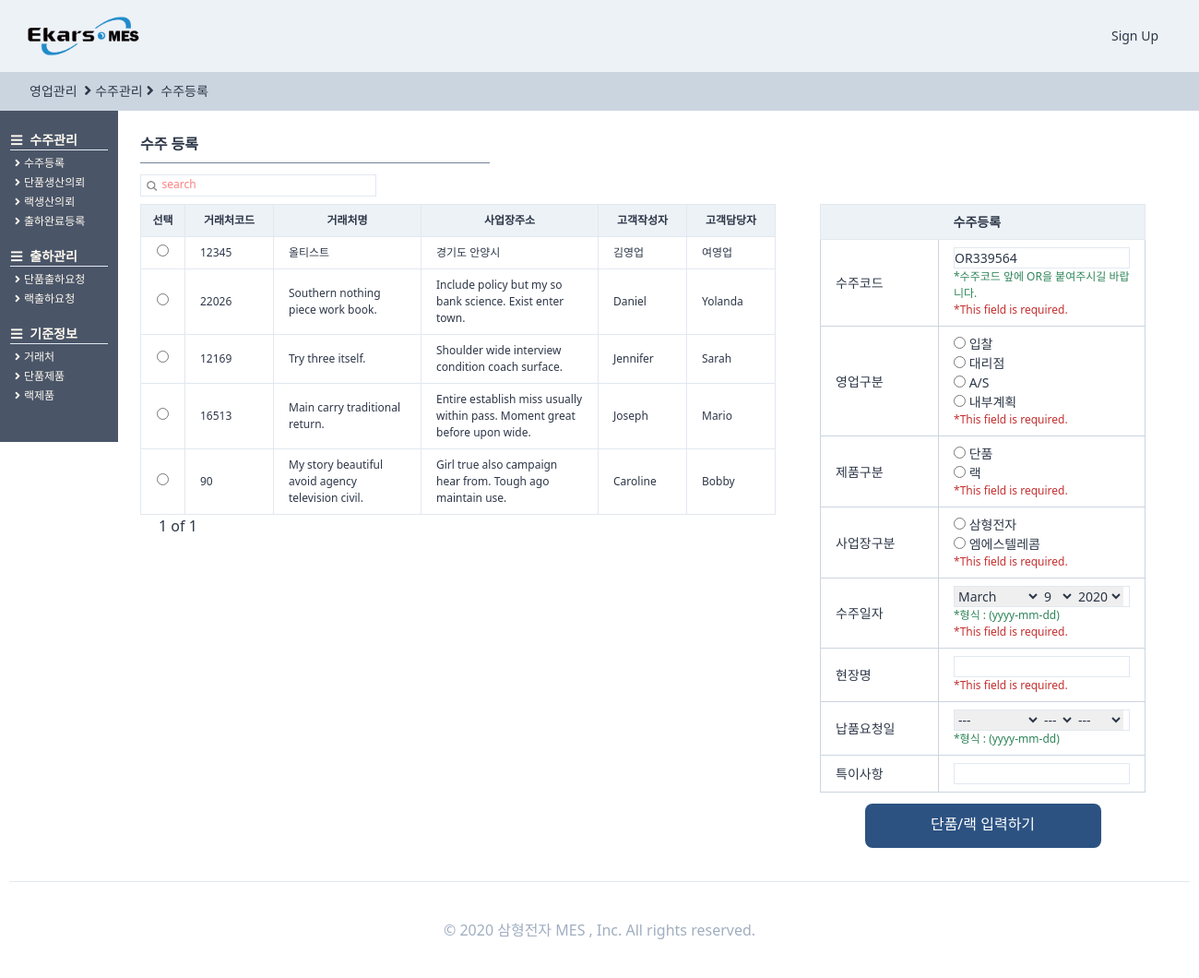
Page /orders/orderregister/ on the earlier database version.
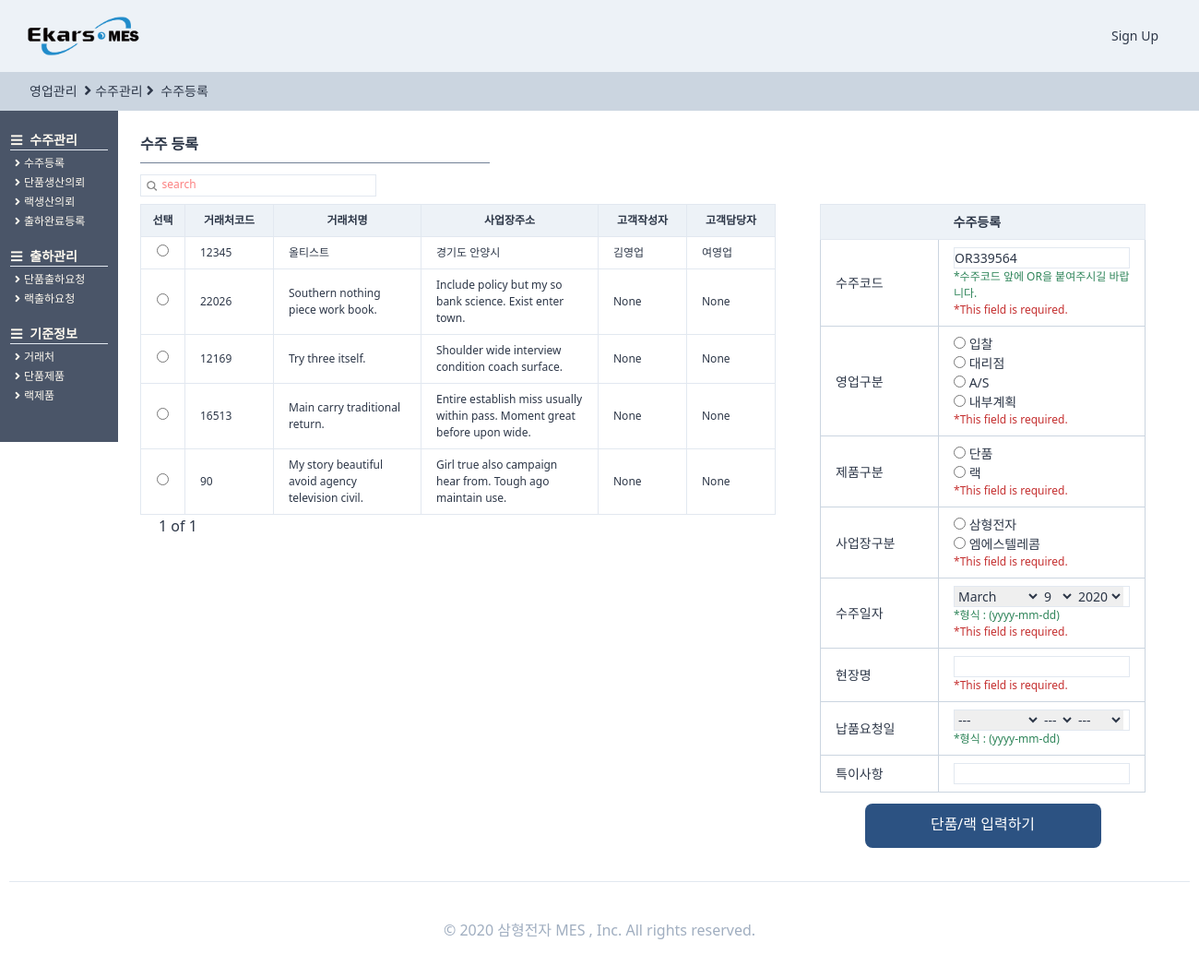
Same page on the later database version.
### StandardInformation/models.py (models this page shows, shortened)
class CustomerPartner(TimeStampedModel):
    고객 = "고객"
    대리점 = "대리점"
    공급처 = "공급처"
    거래처_CHOICES = (
        (고객, "고객"),
        (대리점, "대리점"),
        (공급처, "공급처"),
    )
    고객작성자 = models.ForeignKey(
        "users.User", related_name="고객거래처작성자", on_delete=models.SET_NULL, null=True
    )
    작성일 = models.DateField(auto_now=True, auto_now_add=False)
    거래처구분 = models.CharField(choices=거래처_CHOICES, max_length=4, default=공급처)
    거래처코드 = models.CharField(max_length=50, null=True)
    거래처명 = models.CharField(max_length=70, null=True)
    사업자등록번호 = models.CharField(max_length=50, null=True)
    고객담당자 = models.ForeignKey(
        "users.User", related_name="고객거래처담당자", on_delete=models.SET_NULL, null=True
    )
    연락처 = models.CharField(max_length=50, blank=True)
    이메일 = models.EmailField(max_length=254)
    사업장주소 = models.CharField(max_length=70, blank=True, null=True)
    사업자등록증첨부 = models.FileField(blank=True, null=True)
    특이사항 = models.TextField(blank=True, null=True)
    사용여부 = models.BooleanField(default=False)
    class Meta:
        verbose_name = "고객"
        verbose_name_plural = "고객"

### users/models.py (models this page shows)
class User(AbstractUser,TimeStampedModel):
    부서 = models.ForeignKey(
        "Part", related_name="user", on_delete=models.CASCADE, null=True
    )
    class Meta:
        verbose_name = "사용자"
        verbose_name_plural = "사용자"
    def __str__(self):
        return self.first_name

### orders/views.py (the view, shortened to what this page needs)
# urls.py: path("orderregister/", views.orderregister, name="orderregister"),
def orderregister(request):
    def give_number():
        while True:
            n = randint(1, 999999)
            num = str(n).zfill(6)
            code = "OR" + num
            obj = models.OrderRegister.objects.get_or_none(수주코드=code)
            if obj:
                pass
            else:
                return code
    form = forms.UploadOrderForm(request.POST)
    code = give_number()
    now = timezone.now().date()
    form.initial = {"수주코드": code, "수주일자": now}
    search = request.GET.get("search")
    if search is None:
        customer = SI_models.CustomerPartner.objects.all().order_by("-created")
        s_bool = False
    pagediv = 10
    totalpage = int(math.ceil(len(customer) / pagediv))
    paginator = Paginator(customer, pagediv, orphans=0)
    page = request.GET.get("page", "1")
    customer = paginator.get_page(page)
    nextpage = int(page) + 1
    previouspage = int(page) - 1
    notsamebool = True
    seletelist = ["제품구분", "영업구분", "사업장구분"]
    if int(page) == totalpage:
        notsamebool = False
    if (search is None) or (search == ""):
        search = "search"
    return render(
        request,
        "orders/orderregister.html",
        {
            "customer": customer,
            "form": form,
            "search": search,
            "page": page,
            "totalpage": totalpage,
            "notsamebool": notsamebool,
            "nextpage": nextpage,
            "previouspage": previouspage,
            "s_bool": s_bool,
            "seletelist": seletelist,
        },
    )

### core/managers.py (called while the page is built)
    def get_or_none(self, **kwargs):
        try:
            return self.get(**kwargs)
        except self.model.DoesNotExist:
            return None

### orders/forms.py (called while the page is built, shortened)
    def clean(self):
        self.is_bound = False
        cleaned_data = super().clean()
        code = self.cleaned_data.get("수주코드")
        order = models.OrderRegister.objects.get_or_none(수주코드=code)
        거래처코드 = self.cleaned_data.get("거래처코드")
        customer = SI_models.CustomerPartner.objects.get_or_none(거래처코드=거래처코드)

### templates/orders/orderregister.html (shortened to what this page needs)
{%extends "orders/ordershome.html"%}
{%load static%}
{%block head_title%}
<i class="fas fa-angle-right mx-1 text-base"></i>수주관리<i class="fas fa-angle-right text-base mx-1"></i>
<a href="{%url "orders:orderregister"%}" class="hover:font-bold">
    수주등록
</a>
{%endblock head_title %}
{%block main_contens%}
<div class="w-11/12 h-full ml-32 -mt-6 font-normal pt-12 flex flex-row">
    <div class="flex flex-col p-6 w-full ">
        <span class="border-b w-1/3 mb-3 border-gray-600 pb-2 font-semibold text-base">수주 등록 </span>
        <div class="w-64 border h-6 mb-2">
            <form method="get" action="" class="w-full flex ">
                <button class="w-4 h-4 mt-1 ml-1  rounded-xl bg-cover bg-center"
                    style="background-image:url({% static 'img/search.png' %});"></button>
                <input name="search" placeholder={{search}}
                    class="ml-1 w-full border-none search-box text-xs font-medium placeholder-red-400 focus: outline-none" />
            </form>
        </div>
        <div class="flex ">
            <div class="flew flex-col">
                <form method="POST" class="w-full flex flex-col justify-center" enctype="multipart/form-data">
                    <table class="table-fixed font-light text-xs w-full">
                        <thead>
                            <tr>
                                <th class="border bg-gray-200 px-1 py-2 w-12">선택</th>
                                <th class="border bg-gray-200 px-4 py-2 w-24">거래처코드</th>
                                <th class="border bg-gray-200 px-4 py-2 w-40">거래처명</th>
                                <th class="border bg-gray-200 px-4 py-2 w-48">사업장주소</th>
                                <th class="border bg-gray-200 px-4 py-2 w-24">고객작성자</th>
                                <th class="border bg-gray-200 px-4 py-2 w-24">고객담당자</th>
                            </tr>
                        </thead>
                        <tbody>
                            <ul id="id_거래처코드">
                                {%for list in customer%}
                                <tr>
                                    <td class="border px-4 py-2 text-center">
                                        <label for="id_거래처코드_0"><input type="radio" name="거래처코드" value={{list.거래처코드}}
                                                required="" id="id_거래처코드_0">
                                        </label>
                                    </td>
                                    <td class="border px-4 py-2 hover:text-blue-700">
                                        {{list.거래처코드}}</td>
                                    <td class="border px-4 py-2">{{list.거래처명}}</td>
                                    <td class="border px-4 py-2">{{list.사업장주소}}</td>
                                    <td class="border px-4 py-2">{{list.고객작성자}}</td>
                                    <td class="border px-4 py-2">{{list.고객담당자}}</td>
                                </tr>
                                {%endfor%}
                            </ul>
                        </tbody>
                    </table>
                    <div class="flex ml-2">
                        <span class="mx-3 font-medium  text-base">{{page}} of
                            {{totalpage}}</span>
                    </div>
            </div>
            <div class=" flex flex-col px-12 justify-center items-center">
                <div class="w-full justify-center flex flex-col">
                    <table class="table-fixed text-sm w-full">
                        <thead>
                            <tr>
                                <th class="border border-r-0 bg-gray-200 px-4 py-2 w-32"></th>
                                <th class="border border-l-0 bg-gray-200 px-4 py-2 w-56 text-left">수주등록</th>
                            </tr>
                        </thead>
                        <tbody>
                            {% for field in form %}
                            <tr>
                                {%if field.name != "거래처코드"%}
                                <td class="border border-gray-400 px-4 py-2">
                                    {{field.name}}
                                </td>
                                <td class="border border-gray-400 px-4 py-2">
                                    <div
                                        class="  {%if field.name not in seletelist %} border hover:border-gray-500 {%endif%} w-auto  ">
                                        {{field}}</div>
                                    <div class="text-xs text-green-700 ">
                                        {{field.help_text}}
                                    </div>
                                    {% if field.errors %}
                                    {% for error in field.errors %}
                                    <div class="text-red-700 font-light text-xs">*{{error}}</div>
                                    {% endfor %}
                                    {% endif %}
                                </td>
                                {%endif%}
                            </tr>
                            {%endfor%}
                        </tbody>
                    </table>
                </div>
                <div class=" flex flex-row justify-around -mx-12">
                    <button class="btn-link bg-blue-800 text-white w-64 h-12 self-center my-3 pt-0 pb-1">
                        <div class="text-base font-medium">단품/랙 입력하기</div>
                    </button>
                </div>
            </div>
        </div>
    </div>
</div>
{%endblock main_contens %}

### templates/orders/ordershome.html (shortened to what this page needs)
{%extends "base.html"%}
{%load static%}
{% block content %}
<div class="w-full bg-gray-400 h-10 items-center -mt-4 font-normal fixed justify-center text-sm py-2 pl-8 ">
    <a class="hover:font-bold" href="{% url "core:home"%}">
        <div class="">영업관리
    </a>{%block head_title%} {%endblock head_title %}</div>
<div class="flex">
    <div class="w-32 mx-auto h-10/12 fixed items-center font-semibold justify-center pt-5 bg-gray-700 mt-6">
        <div class="font-base text-sm text-left text-orange-100 py-px">
            <i class="fas fa-bars mr-2 ml-3"></i>수주관리
            <div class="border-t h-px w-10/12 self-center mx-auto py-px "></div>
            <div class="text-left ml-4 mb-4">
                <div>
                    <a href="{%url "orders:orderregister"%}">
                        <span class=" font-light text-xs text-orange-100 hover:font-bold">
                            <i class="fas fa-angle-right mr-1"></i></i>수주등록</span></a></div>
                <div>
                    <a href="{%url "orders:orderproduce"%}">
                        <span class=" font-light text-xs justify-center text-orange-100  hover:font-bold">
                            <i class="fas fa-angle-right mr-1"></i></i>단품생산의뢰</span></a></div>
                <div>
                    <a href="{%url "orders:orderproduceforrack"%}">
                        <span class=" font-light text-xs justify-center text-orange-100  hover:font-bold">
                            <i class="fas fa-angle-right mr-1"></i></i>랙생산의뢰</span></a></div>
                <div>
                    <a href="{%url "orders:endorder"%}">
                        <span class=" font-light text-xs justify-center text-orange-100  hover:font-bold">
                            <i class="fas fa-angle-right mr-1"></i></i>출하완료등록</span></a></div>
            </div>
        </div>
        <div class="font-base text-sm text-left text-orange-100 py-px">
            <i class="fas fa-bars mr-2 ml-3"></i>출하관리
            <div class="border-t h-px w-10/12 self-center mx-auto py-px "></div>
            <div class="text-left ml-4 mb-4">
                <div>
                    <a href="{%url "stocksingle:ordersingleout"%}">
                        <span class=" font-light text-xs text-orange-100  hover:font-bold">
                            <i class="fas fa-angle-right mr-1"></i></i>단품출하요청</span></a></div>
                <div>
                    <a href="{%url "stockrack:orderrackout"%}">
                        <span class=" font-light text-xs justify-center text-orange-100  hover:font-bold">
                            <i class="fas fa-angle-right mr-1"></i></i>랙출하요청</span></a></div>
            </div>
        </div>
        <div class="font-base text-sm text-left text-orange-100 py-px mb-10">
            <i class="fas fa-bars mr-2 ml-3"></i>기준정보
            <div class="border-t h-px w-10/12 self-center mx-auto py-px "></div>
            <div class="text-left ml-4">
                <div>
                    <a href="{%url "StandardInformation:partner"%}">
                        <span class=" font-light text-xs text-orange-100  hover:font-bold">
                            <i class="fas fa-angle-right mr-1"></i></i>거래처</span></a></div>
                <div>
                    <a href="{%url "StandardInformation:single"%}">
                        <span class=" font-light text-xs justify-center text-orange-100  hover:font-bold">
                            <i class="fas fa-angle-right mr-1"></i></i>단품제품</span></a></div>
                <div>
                    <a href="{%url "StandardInformation:rack"%}">
                        <span class=" font-light text-xs justify-center text-orange-100  hover:font-bold">
                            <i class="fas fa-angle-right mr-1"></i></i>랙제품</span></a></div>
            </div>
        </div>
    </div>
    {%block main_contens%}{%endblock main_contens %}
</div>
{%endblock content %}

### templates/base.html (shortened to what this page needs)
{% load static%}
{% load i18n %}
<!DOCTYPE html>
<html lang="en">
<head>
    <link rel="stylesheet" href="https://use.fontawesome.com/releases/v5.11.2/css/all.css">
    <link rel="stylesheet" href="{% static 'css/styles.css'%}">
</head>
<body class="text-gray-800 mt-24 font-light">
    <header
        class="container bg-gray-200 max-w-full inset-0 flex items-center justify-between px-6 h-20 border-b-2 border-gray-400 fixed bg-white">
        <div class="flex items-center w-1/3">
            <a href="{% url "core:home"%}"><img class=" h-12" src="{% static 'img/logo.png'%}" /></a>
        </div>
        {% include "partials/navigation.html"%}
    </header>
    {% block content %}
    {% endblock %}
</body>
{% include "partials/footer.html"%}
</html>

### templates/partials/navigation.html
{% load static%}
<ul class="flex items-center text-sm font-medium h-full">
        {% if user.is_authenticated %}
        <li class="nav_link"><a href="{%url "users:logout"%}">로그아웃</a></li>
        {% else %}
        <li class="nav_link"><a href="{%url "users:signup"%}">Sign Up</a></li>
        {% endif %}
</ul>

### templates/partials/footer.html
{% load i18n %}
<footer class=" h-full container mx-auto text-center py-10 border-t font-medium text-gray-500">
    &copy; {% trans '2020 삼형전자 MES , Inc. All rights reserved.' %}
</footer>

Differences in the rows shown:
changed CustomerPartner "Southern nothing piece work book.": 고객작성자 "Daniel" → "None"; 고객담당자 "Yolanda" → "None"
changed CustomerPartner "Try three itself.": 고객작성자 "Jennifer" → "None"; 고객담당자 "Sarah" → "None"
changed CustomerPartner "Main carry traditional return.": 고객작성자 "Joseph" → "None"; 고객담당자 "Mario" → "None"
changed CustomerPartner "My story beautiful avoid agency television civil.": 고객작성자 "Caroline" → "None"; 고객담당자 "Bobby" → "None"
